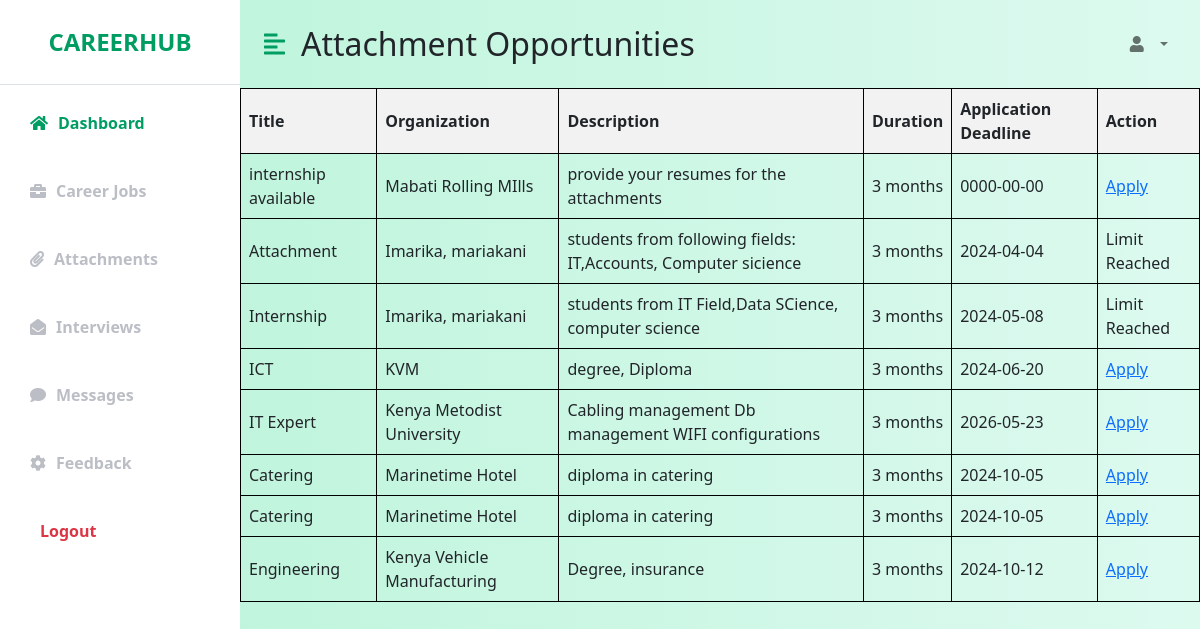
Screenshot of /fetch_attachments.php with the database file from the repository.
### tables this page shows
CREATE TABLE `attachments` (
  `id` int(11) NOT NULL,
  `title` varchar(255) NOT NULL,
  `organization` varchar(255) NOT NULL,
  `description` text NOT NULL,
  `duration` varchar(100) NOT NULL,
  `application_deadline` date NOT NULL,
  `attachment_limit` int(11) DEFAULT NULL
);

### fetch_attachments.php (the view, shortened to what this page needs)
<!DOCTYPE html>
<html lang="en">
<head>
    <link href="https://cdn.jsdelivr.net/npm/bootstrap@5.0.0-beta3/dist/css/bootstrap.min.css" rel="stylesheet" />
    <link rel="stylesheet" href="https://cdnjs.cloudflare.com/ajax/libs/font-awesome/5.15.3/css/all.min.css" />
    <link rel="stylesheet" href="dashboard.css" />
</head>
<body>
    <div class="d-flex" id="wrapper">
        <div class="bg-white" id="sidebar-wrapper">
            <div class="sidebar-heading text-center py-4 primary-text fs-4 fw-bold text-uppercase border-bottom">CareerHub</div>
            <div class="list-group list-group-flush my-3">
                <a href="dashboard.php" class="list-group-item list-group-item-action bg-transparent second-text active"><i
                        class="fa fa-home"></i>Dashboard</a>
                        <br>
                <a href="fetch_jobs.php" class="list-group-item list-group-item-action bg-transparent second-text fw-bold"><i
                        class="fa fa-briefcase"></i>Career Jobs</a>
                        <br>
                <a href="fetch_attachments.php" class="list-group-item list-group-item-action bg-transparent second-text fw-bold"><i
                        class="fa fa-paperclip"></i>Attachments</a>
                        <br>
                        <a href="fetch_interviews.php" class="list-group-item list-group-item-action bg-transparent second-text fw-bold"><i
                        class="fa fa-envelope-open"></i>Interviews</a>
                        <br>
                <a href="#" class="list-group-item list-group-item-action bg-transparent second-text fw-bold" onclick="openContactModal()"><i class="fa fa-comment"></i>Messages</a>
                        <br>
                <a href="#" class="list-group-item list-group-item-action bg-transparent second-text fw-bold" onclick="openFeedbackModal()"><i class="fa fa-cog"></i>Feedback</a>
                        <br>
                <a href="logout.php" class="list-group-item list-group-item-action bg-transparent text-danger fw-bold">Logout</a>
            </div>
        </div>
        <div id="page-content-wrapper">
        <nav class="navbar navbar-expand-lg navbar-light bg-transparent py-4 px-4">
    <div class="d-flex align-items-center">
        <i class="fas fa-align-left primary-text fs-4 me-3" id="menu-toggle"></i>
        <h2 class="fs-2 m-0">Attachment Opportunities</h2>
    </div>
    <div class="collapse navbar-collapse" id="navbarSupportedContent">
        <ul class="navbar-nav ms-auto mb-2 mb-lg-0">
            <li class="nav-item dropdown">
                <a class="nav-link dropdown-toggle second-text fw-bold" href="#" id="navbarDropdown"
                   role="button" data-bs-toggle="dropdown" aria-expanded="false">
                    <i class="fas fa-user me-2"></i>
                </a>
            </li>
        </ul>
    </div>
</nav>
<?php
require_once 'connect.php';
$sql = "SELECT * FROM attachments";
$result = mysqli_query($conn, $sql);
if (mysqli_num_rows($result) > 0) {
    echo "<table style='border-collapse: collapse; width: 100%;'>";
    echo "<tr><th style='background-color: #f2f2f2; border: 1px solid black; text-align: left; padding: 8px;'>Title</th><th style='background-color: #f2f2f2; border: 1px solid black; text-align: left; padding: 8px;'>Organization</th><th style='background-color: #f2f2f2; border: 1px solid black; text-align: left; padding: 8px;'>Description</th><th style='background-color: #f2f2f2; border: 1px solid black; text-align: left; padding: 8px;'>Duration</th><th style='background-color: #f2f2f2; border: 1px solid black; text-align: left; padding: 8px;'>Application Deadline</th><th style='background-color: #f2f2f2; border: 1px solid black; text-align: left; padding: 8px;'>Action</th></tr>";
    while ($row = mysqli_fetch_assoc($result)) {
        $applications_sql = "SELECT COUNT(*) as count FROM attachment_applications WHERE education_qualifications = '{$row['description']}'";
        $applications_result = mysqli_query($conn, $applications_sql);
        $applications_row = mysqli_fetch_assoc($applications_result);
        $applications_count = $applications_row['count'];
        echo "<tr>";
        echo "<td style='border: 1px solid black; text-align: left; padding: 8px;'>" . $row['title'] . "</td>";
        echo "<td style='border: 1px solid black; text-align: left; padding: 8px;'>" . $row['organization'] . "</td>";
        echo "<td style='border: 1px solid black; text-align: left; padding: 8px;'>" . $row['description'] . "</td>";
        echo "<td style='border: 1px solid black; text-align: left; padding: 8px;'>" . $row['duration'] . "</td>";
        echo "<td style='border: 1px solid black; text-align: left; padding: 8px;'>" . $row['application_deadline'] . "</td>";
        if ($applications_count >= $row['attachment_limit']) {
            echo "<td style='border: 1px solid black; text-align: left; padding: 8px;'>Limit Reached</td>";
        } else {
            echo "<td style='border: 1px solid black; text-align: left; padding: 8px;'><a href='attachee_application.php?attachment_id=" . $row['id'] . "'>Apply</a></td>";
        }
        echo "</tr>";
    }
    echo "</table>";
} else {
    echo "No attachments found.";
}
?>
</body>
</html>

### dashboard.css (style rules this page uses)
:root { --main-bg-color: #009d63; --main-text-color: #009d63; --second-text-color: #bbbec5; --second-bg-color: #c1efde; }
.primary-text { color: var(--main-text-color); }
.second-text { color: var(--second-text-color); }
#wrapper { overflow-x: hidden; background-image: linear-gradient( to right, #baf3d7, #c2f5de, #cbf7e4, #d4f8ea, #ddfaef ); }
#sidebar-wrapper { min-height: 100vh; margin-left: -15rem; -webkit-transition: margin 0.25s ease-out; -moz-transition: margin 0.25s ease-out; -o-transition: margin 0.25s ease-out; transition: margin 0.25s ease-out; }
#sidebar-wrapper .sidebar-heading { padding: 0.875rem 1.25rem; font-size: 1.2rem; }
#sidebar-wrapper .list-group { width: 15rem; }
#page-content-wrapper { min-width: 100vw; }
#menu-toggle { cursor: pointer; }
.list-group-item { border: none; padding: 10px 30px; display: flex; align-items: center; }
.list-group-item i { margin-right: 10px; }
.list-group-item.active { background-color: transparent; color: var(--main-text-color); font-weight: bold; border: none; }
@media (min-width: 768px) { #sidebar-wrapper { margin-left: 0; } }
@media (min-width: 768px) { #page-content-wrapper { min-width: 0; width: 100%; } }

### rows the page displays
attachments: title "internship available", organization "Mabati Rolling MIlls", description "provide your resumes for the attachments", duration "3 months", application_deadline "0000-00-00"
attachments: title "Attachment", organization "Imarika, mariakani", description "students from following fields: IT,Accounts, Computer sicience", duration "3 months", application_deadline "2024-04-04", shows "Limit Reached"
attachments: title "Internship", organization "Imarika, mariakani", description "students from IT Field,Data SCience, computer science", duration "3 months", application_deadline "2024-05-08", shows "Limit Reached"
attachments: title "ICT", organization "KVM", description "degree, Diploma", duration "3 months", application_deadline "2024-06-20"
attachments: title "IT Expert", organization "Kenya Metodist University", description "Cabling management Db management WIFI configurations", duration "3 months", application_deadline "2026-05-23"
attachments: title "Catering", organization "Marinetime Hotel", description "diploma in catering", duration "3 months", application_deadline "2024-10-05"
attachments: title "Catering", organization "Marinetime Hotel", description "diploma in catering", duration "3 months", application_deadline "2024-10-05"
attachments: title "Engineering", organization "Kenya Vehicle Manufacturing", description "Degree, insurance", duration "3 months", application_deadline "2024-10-12"
